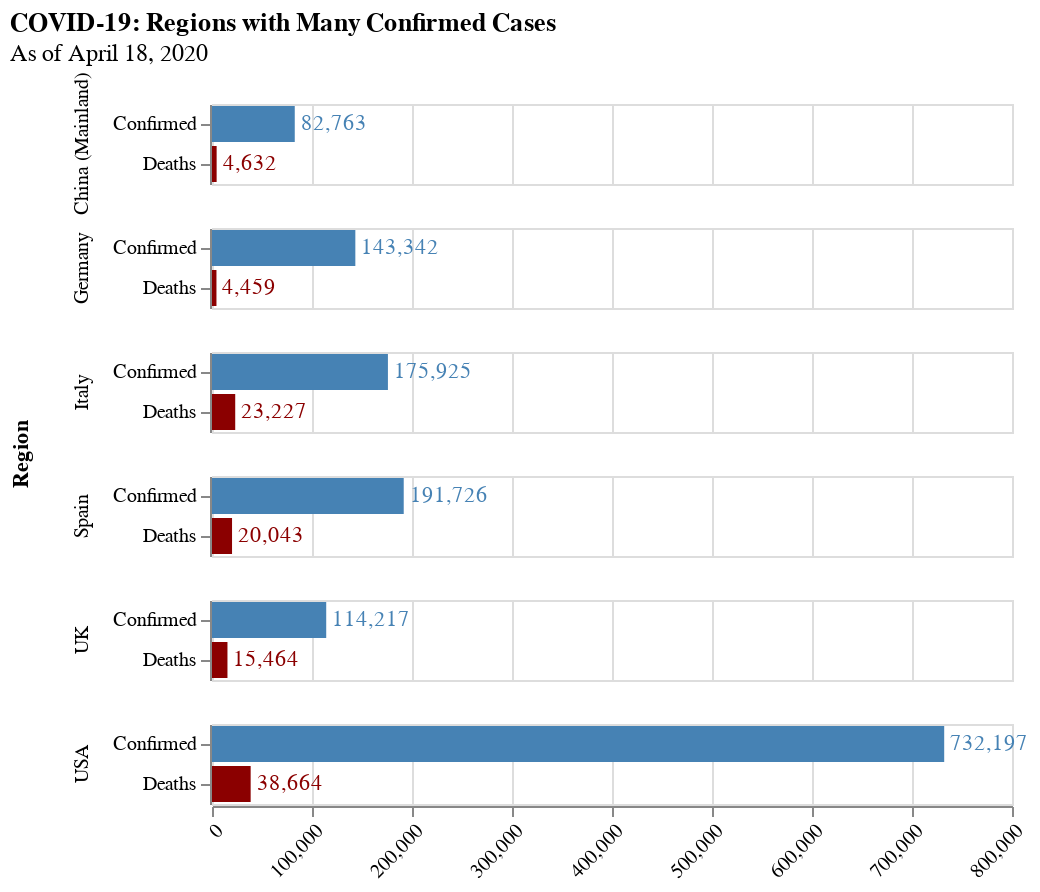

This figure's notebook cell:
### Code cell
# Confirmed and Deaths, Large Regions
regions_large = Places([china, usa, italy, germany, spain, uk])
plot_group_qtys(regions_large, 'COVID-19: Regions with Many Confirmed Cases')

### Figure 1 — Vega-Lite specification as saved in the notebook (floating-point values rounded to 4 significant figures)
{"config": {"view": {"continuousWidth": 400, "continuousHeight": 300}, "axisX": {"labelAngle": -45, "title": null}, "axisY": {"title": null}}, "data": {"name": "data-1ddf69995032383f352ebb6fb3d020f5"}, "facet": {"row": {"type": "nominal", "field": "Region"}}, "spec": {"layer": [{"mark": "bar", "encoding": {"color": {"type": "nominal", "field": "Case Type", "legend": null, "scale": {"range": ["steelblue", "darkred"]}}, "x": {"type": "quantitative", "field": "Count"}, "y": {"type": "nominal", "field": "Case Type"}}}, {"mark": {"type": "text", "align": "left", "baseline": "middle", "dx": 3}, "encoding": {"color": {"type": "nominal", "field": "Case Type", "legend": null, "scale": {"range": ["steelblue", "darkred"]}}, "text": {"type": "quantitative", "field": "Count", "format": ","}, "x": {"type": "quantitative", "field": "Count"}, "y": {"type": "nominal", "field": "Case Type"}}}]}, "title": {"text": "COVID-19: Regions with Many Confirmed Cases", "subtitle": "As of April 18, 2020"}, "$schema": "https://vega.github.io/schema/vega-lite/v4.8.1.json", "datasets": {"data-1ddf69995032383f352ebb6fb3d020f5": [{"Region": "China (Mainland)", "Count": 82763, "Case Type": "Confirmed"}, {"Region": "China (Mainland)", "Count": 4632, "Case Type": "Deaths"}, {"Region": "USA", "Count": 732197, "Case Type": "Confirmed"}, {"Region": "USA", "Count": 38664, "Case Type": "Deaths"}, {"Region": "Italy", "Count": 175925, "Case Type": "Confirmed"}, {"Region": "Italy", "Count": 23227, "Case Type": "Deaths"}, {"Region": "Germany", "Count": 143342, "Case Type": "Confirmed"}, {"Region": "Germany", "Count": 4459, "Case Type": "Deaths"}, {"Region": "Spain", "Count": 191726, "Case Type": "Confirmed"}, {"Region": "Spain", "Count": 20043, "Case Type": "Deaths"}, {"Region": "UK", "Count": 114217, "Case Type": "Confirmed"}, {"Region": "UK", "Count": 15464, "Case Type": "Deaths"}]}}
